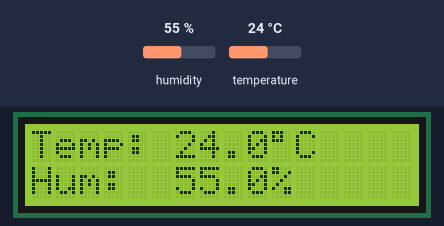
The sketch below on a simulated Arduino Uno, built with avr-gcc and run on an emulated ATmega328P. On the bench: 16×2 character LCD. Inputs (shaded band) come from the test bench; at power-on: humidity 55 %, temperature 24 °C. What the sketch prints to the serial monitor is not drawn.

Above: at 3.2 s.
3.3 s: humidity set to 22 %
At 6.4 s:
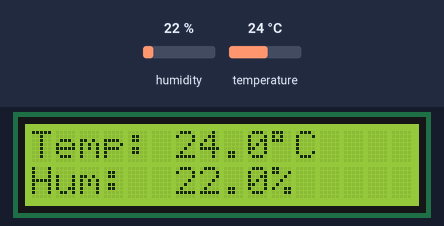
8.1 s: temperature set to 12 °C
At 10.7 s:
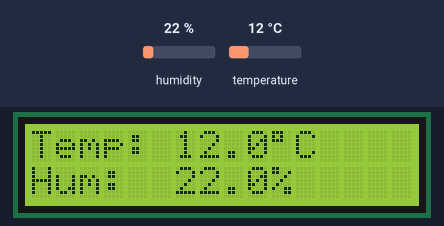
12.9 s: humidity set to 40 %
At 14.9 s:
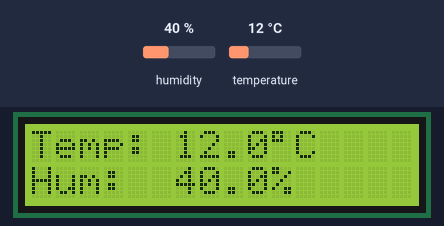
17.7 s: temperature set to 19 °C
At 19.2 s:
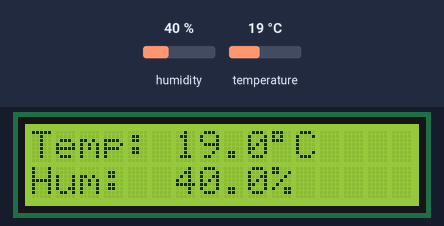
Timing chart, 0 to 20.7 s (numbered marks = the images above; inputs shaded):
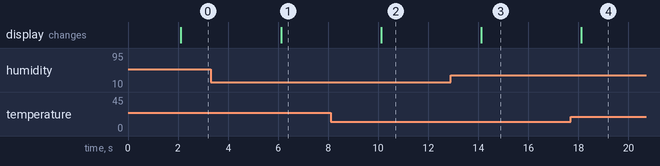

The sketch:

sketch_mar23a.ino
```cpp
#include "DHT.h"
#include <Wire.h>
#include <LiquidCrystal_I2C.h>

// --- SENSOR SETUP ---
#define DHTPIN 2
#define DHTTYPE DHT22
DHT dht(DHTPIN, DHTTYPE);

// --- LCD SETUP ---
// Most I2C screens use 0x27. If it's completely blank after adjusting the blue dial, try 0x3F.
LiquidCrystal_I2C lcd(0x27, 16, 2);

// --- TIMING VARIABLES ---
unsigned long previousMillis = 0;
const long interval = 2000; // 2 seconds (The absolute minimum for a DHT22)

void setup() {
  Serial.begin(9600);

  // Start the sensor
  dht.begin();

  // Start the LCD
  lcd.init();       // Note: If your specific library gives an error here, change to lcd.begin()
  lcd.backlight();

  // Quick startup message to verify the screen works
  lcd.setCursor(0, 0);
  lcd.print("System Booting..");
  Serial.println("System Booting..");
  delay(2000);
  lcd.clear();
}

void loop() {
  // Check the current time
  unsigned long currentMillis = millis();

  // Non-blocking timer: only read the sensor if 2 seconds have passed
  if (currentMillis - previousMillis >= interval) {
    previousMillis = currentMillis; // Reset the timer

    // Read data
    float temp = dht.readTemperature();
    float hum = dht.readHumidity();

    // Safety check: Did the sensor disconnect?
    if (isnan(temp) || isnan(hum)) {
      Serial.println("Error: Failed to read from DHT sensor!");
      lcd.setCursor(0, 0);
      lcd.print("Sensor Error!   ");
      return;
    }

    // Print to Serial Monitor as JSON
    Serial.print("{\"temperature\": ");
    Serial.print(temp);
    Serial.print(", \"humidity\": ");
    Serial.print(hum);
    Serial.println("}");

    // Print to LCD - Top Row
    lcd.setCursor(0, 0);
    lcd.print("Temp: ");
    lcd.print(temp, 1);   // Show only 1 decimal place
    lcd.print((char)223); // Degree symbol
    lcd.print("C  ");     // Extra spaces to clear any leftover characters

    // Print to LCD - Bottom Row
    lcd.setCursor(0, 1);
    lcd.print("Hum:  ");
    lcd.print(hum, 1);
    lcd.print("%   ");
  }

  // You can add other code down here later, and it will run instantly!
}
```

Measured:
- after the input at 3.3 s, the display: changes after 2.8 s (image 1)
- after the input at 8.1 s, the display: changes after 2.0 s (image 2)
- after the input at 12.9 s, the display: changes after 1.2 s (image 3)
- after the input at 17.7 s, the display: changes after 0.42 s (image 4)
